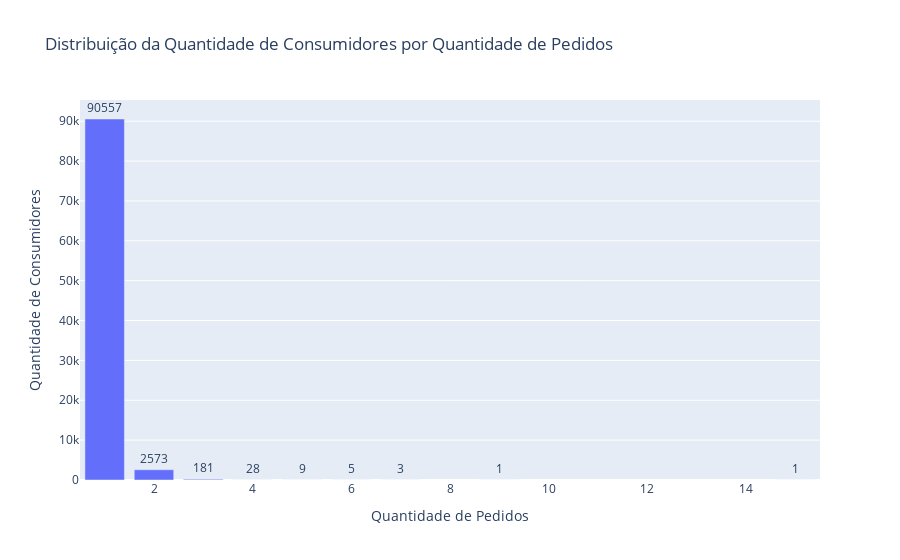

Notebook code for this chart:
### Code cell
# Contar quantos order_id cada customer_unique_id tem
contagem = df.groupby('customer_unique_id').size().reset_index(name='count')

# Contar a quantidade de consumidores para cada quantidade de pedidos
distribuicao = contagem.groupby('count').size().reset_index(name='Quantidade de Consumidores')
distribuicao.columns = ['Quantidade de Pedidos', 'Quantidade de Consumidores']

# Criar o gráfico interativo
fig = px.bar(distribuicao, x='Quantidade de Pedidos', y='Quantidade de Consumidores',
             title='Distribuição da Quantidade de Consumidores por Quantidade de Pedidos',
             labels={'Quantidade de Pedidos': 'Quantidade de Pedidos', 'Quantidade de Consumidores': 'Quantidade de Consumidores'},
             text='Quantidade de Consumidores')  # Adiciona o texto de quantidade em cima das barras

# Adicionar rótulos aos textos no gráfico
fig.update_traces(texttemplate='%{text}', textposition='outside')

# Atualizar layout para exibir os rótulos das barras
fig.update_layout(uniformtext_minsize=8, uniformtext_mode='hide')

# Mostrar o gráfico
fig.show()

### Figure 1 — Plotly figure (JSON) as saved in the notebook; plotly's stock layout.template omitted (floating-point values rounded to 4 significant figures)
{"data": [{"alignmentgroup": "True", "hovertemplate": "Quantidade de Pedidos=%{x}<br>Quantidade de Consumidores=%{text}<extra></extra>", "legendgroup": "", "marker": {"color": "#636efa", "pattern": {"shape": ""}}, "name": "", "offsetgroup": "", "orientation": "v", "showlegend": false, "text": [90557, 2573, 181, 28, 9, 5, 3, 1, 1], "textposition": "outside", "texttemplate": "%{text}", "type": "bar", "x": [1, 2, 3, 4, 5, 6, 7, 9, 15], "xaxis": "x", "y": [90557, 2573, 181, 28, 9, 5, 3, 1, 1], "yaxis": "y"}], "layout": {"barmode": "relative", "legend": {"tracegroupgap": 0}, "title": {"text": "Distribuição da Quantidade de Consumidores por Quantidade de Pedidos"}, "uniformtext": {"minsize": 8, "mode": "hide"}, "xaxis": {"anchor": "y", "domain": [0, 1], "title": {"text": "Quantidade de Pedidos"}}, "yaxis": {"anchor": "x", "domain": [0, 1], "title": {"text": "Quantidade de Consumidores"}}}}
